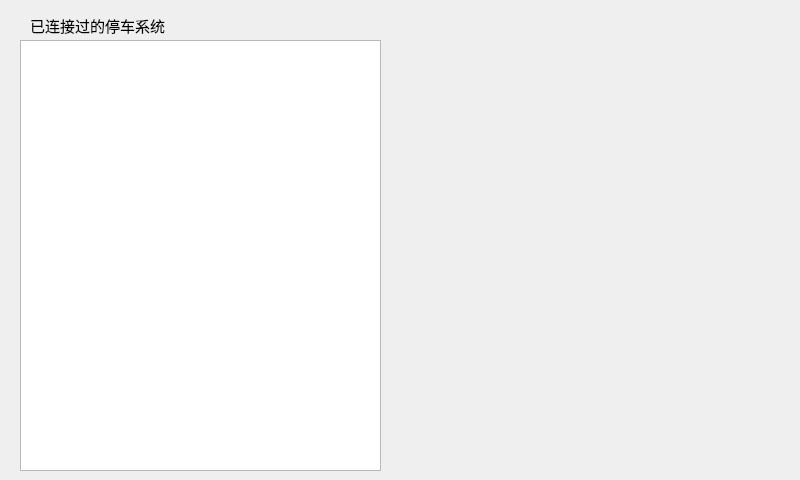
<?xml version="1.0" encoding="UTF-8"?>
<ui version="4.0">
 <class>MainWindow</class>
 <widget class="QMainWindow" name="MainWindow">
  <property name="geometry">
   <rect>
    <x>0</x>
    <y>0</y>
    <width>800</width>
    <height>480</height>
   </rect>
  </property>
  <property name="windowTitle">
   <string>MainWindow</string>
  </property>
  <widget class="QWidget" name="centralwidget">
   <widget class="QListWidget" name="listWidget">
    <property name="geometry">
     <rect>
      <x>20</x>
      <y>40</y>
      <width>361</width>
      <height>431</height>
     </rect>
    </property>
   </widget>
   <widget class="QLabel" name="label">
    <property name="geometry">
     <rect>
      <x>30</x>
      <y>10</y>
      <width>201</width>
      <height>31</height>
     </rect>
    </property>
    <property name="font">
     <font>
      <family>楷体</family>
      <pointsize>11</pointsize>
     </font>
    </property>
    <property name="text">
     <string>已连接过的停车系统</string>
    </property>
   </widget>
  </widget>
 </widget>
 <resources/>
 <connections/>
</ui>
